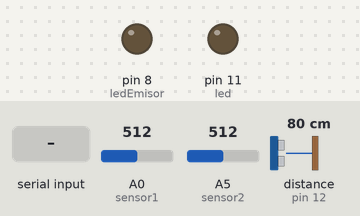
The sketch below on a simulated Arduino Uno, built with avr-gcc and run on an emulated ATmega328P. On the bench: output pins drawn as LEDs (lit = HIGH). Dashed ring = blinking. Inputs (shaded band) come from the test bench; at power-on: A0 (sensor1) = 512, A5 (sensor2) = 512, distance to the obstacle (sensor on pin 12) 80 cm. The echo pulse lasts 58.3 µs per cm; no radio packets arrive unless stated; pins used as bus, display or sensor lines are not drawn.

Above: at 1.2 s.
1.3 s: "3" received over the second serial link
At 1.36 s:
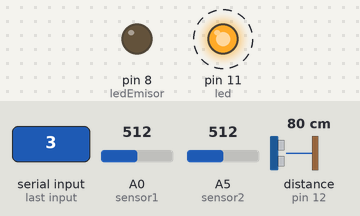
4.3 s: "6" received over the second serial link
7.3 s: "4" received over the second serial link
At 8.4 s:
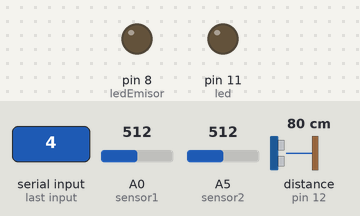
8.9 s: "5" received over the second serial link
At 9.18 s:
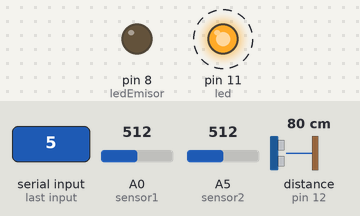
Timing chart, 0 to 12.9 s (numbered marks = the images above; inputs shaded):
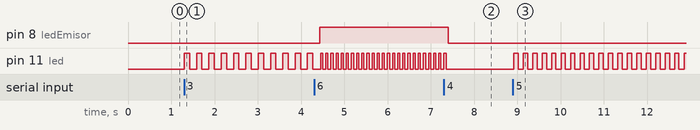

Measured:
- after the input at 1.3 s, pin 11 (led): alternates HIGH for 0.13 s and LOW for 0.16 s, starting at once
- after the input at 4.3 s, pin 8 (ledEmisor): LOW → HIGH after 0.13 s; pin 11 (led): alternates HIGH for 0.05 s and LOW for 0.07 s, starting after 0.20 s
- after the input at 7.3 s, pin 8 (ledEmisor): HIGH → LOW after 0.10 s; pin 11 (led): goes on until 7.4 s, then stays LOW
- after the input at 8.9 s, pin 11 (led): alternates HIGH for 0.10 s and LOW for 0.12 s, starting at once

The sketch:

radiofrecuencia_emisor.ino
```cpp
/*
EMISOR
Envia los mensajes "Apagar" y "Encender" en intervalos de un segundo.
*/
#include <SoftwareSerial.h>
#include <VirtualWire.h> //incluimos la libreria virtualwire
#define RxD 6
#define TxD 7
#define pin_trig 13
#define pin_eco 12
int detener = 10;
int valor;
int var1;
int Variable = 1;
int Var2 = 1;
const int pin_envio = 10;
const int  led =11;
const int sensor1 = A0;
const int sensor2 = A5;
const int ledEmisor = 8;
long miliVolts1;
long intensidad1;
long miliVolts2;
long intensidad2;
SoftwareSerial Blue(TxD, RxD);
void Intensidad1();
void Intensidad2();
void Sensor();
void Menu();

void setup()
{
  Blue.begin(9600);
  Serial.begin(9600); //Iniciamos la comunicacion serial
  vw_set_tx_pin(pin_envio);
  vw_setup(2000);  //Iniciamos la comunicacion con el modulo RF
  pinMode(led,OUTPUT);
  pinMode(pin_trig,OUTPUT);
  pinMode(pin_eco,INPUT);
  pinMode(ledEmisor,OUTPUT);
  pinMode(sensor1,INPUT);
  pinMode(sensor2,INPUT);

}
void loop()
{
Menu();
}

//Funcion para enviar el mensaje por RF
void send (char *message)
{
  vw_send((uint8_t *)message, strlen(message)); //Envia el mensaje
  vw_wait_tx(); //Espera hasta que se envien los datos

}

void Sensor()
{
  digitalWrite(pin_trig, LOW);
  delayMicroseconds(2);
  digitalWrite(pin_trig, HIGH);
  delayMicroseconds(10);
  digitalWrite(pin_trig, LOW);

  float duracion;
  duracion = pulseIn(pin_eco, HIGH);
  double T;
  T = sqrt(290/270);
  //distancia en centimetros
  float distancia;
  distancia = (200.401*T/1000)*(duracion/2);
  Blue.print("\t");
  Blue.print(distancia);
  Blue.print("\t");
  Blue.print(duracion/2);
  Blue.print("\t");
  Blue.print("\r\n");
  delay(detener);
}

void Intensidad1()
{
  miliVolts1 = (analogRead(sensor1) *5000L) /1023; //opteniendo el valor sensor
  intensidad1 =miliVolts1;
  Blue.print("\t"); //salida al Serialporth
  Blue.print(intensidad1);
  Blue.print("\t");
  Blue.print("\r\n");
  delay(detener);
}

void Intensidad2()
{
  miliVolts2 = ((analogRead(sensor2) *5000L) /1023)*2; //opteniendo el valor sensor
  intensidad2 =miliVolts2;
  Blue.print("\t"); //salida al Serialporth
  Blue.print(intensidad2);
  Blue.print("\t");
  Blue.print("\r\n");
  delay(detener);
}

void Menu()
{
//  valor = analogRead(A0);
 // valor = ((valor*5*100)/1023);
  digitalWrite(ledEmisor, LOW);
  char comando = Blue.read();
  switch(comando)
  {
   case '1':
             send("Adelante"); //Enviamos ENCENDER
             Menu();
            break;
    case '2':
             send("Atras");   //Enviamos APAGAR
             Menu();

            break;

    case '3':
            while(comando=='3')
            {
         //     Serial.println(valor);
              digitalWrite(led, HIGH);
              delay(125);
              digitalWrite(led, LOW);
              delay(125);
              Sensor();
              Menu();

            }
            break;

    case '4':
            while(comando=='4')
            {
            //  Blue.print(valor);
             // Blue.print(" \r\n");
              digitalWrite(led, LOW);
              Menu();
            }
            break;

     case '5':
      while(comando=='5')
            {
         //     Serial.println(valor);
              Intensidad1();
              digitalWrite(led, HIGH);
              delay(100);
              digitalWrite(led, LOW);
              delay(100);
              Menu();

            }
            break;
     case '6':
      while(comando=='6')
            {
         //     Serial.println(valor);
              digitalWrite(ledEmisor, HIGH);
              Intensidad2();
              digitalWrite(led, HIGH);
              delay(50);
              digitalWrite(led, LOW);
              delay(50);
              Menu();
            }
            break;
  }
}
```
